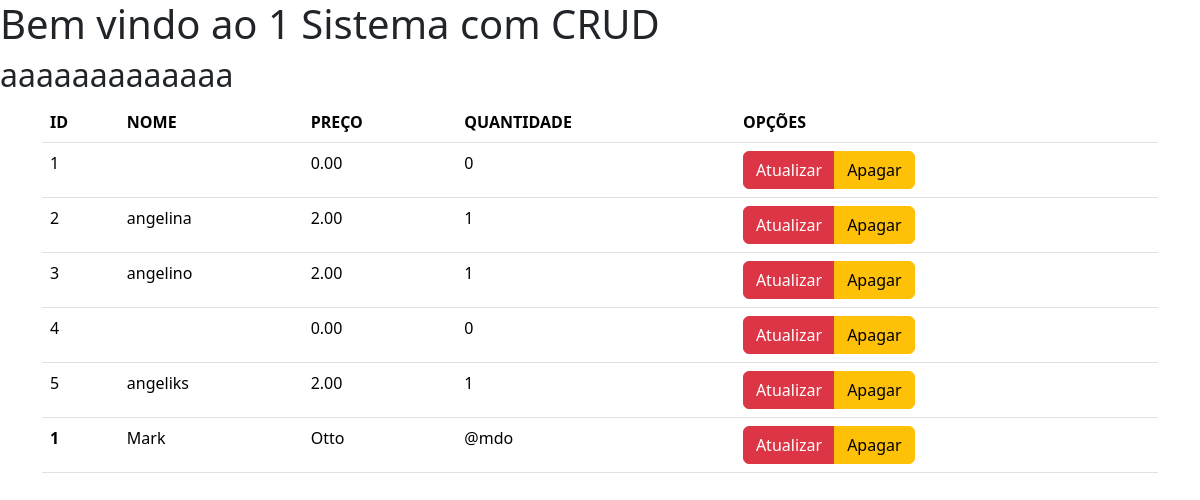
Screenshot of /loja/loja/loja/listar.php with the database file from the repository.
### tables this page shows
CREATE TABLE `produtos` (
  `id` int(11) NOT NULL,
  `nome` varchar(255) NOT NULL,
  `preco` decimal(10,2) NOT NULL,
  `quantidade` int(11) NOT NULL
);

### loja/loja/loja/listar.php (the view)
<?php
    include 'cabecalho.php';
?>
<body>
    <h1>Bem vindo ao 1 Sistema com CRUD</h1>
    <h2>aaaaaaaaaaaaa</h2>
    <div class="container">
        <table class="table">
            <thead>
                <tr>
                    <th scope="col">ID</th>
                    <th scope="col">NOME</th>
                    <th scope="col">PREÇO</th>
                    <th scope="col">QUANTIDADE</th>
                    <th scope="col">OPÇÕES</th>
                </tr>
            </thead>
            <tbody>
            <?php
           require 'conexao.php';
        $sql = "SELECT * FROM produtos";
        $stmt = $pdo->query($sql);
        while ($produto = $stmt->fetch(PDO::FETCH_ASSOC)) {
          echo "<tr>";
          echo "<td>". $produto['id']."</td>";
          echo "<td>". $produto['nome']."</td>";
          echo "<td>". $produto['preco']."</td>";
          echo "<td>". $produto['quantidade']."</td>";
          echo "
          <td>
          <div class='btn-group' role='group'>
          <a href='form_atualizar.php?id=". $produto['id']."' type='button' class='btn btn-danger'>Atualizar</a>
          <a href='#' type='button' class='btn btn-warning'>Apagar</a>
        </div>
          </td>";
          echo "</tr>";
         }
         ?>
                <tr>
                    <th scope="row">1</th>
                    <td>Mark</td>
                    <td>Otto</td>
                    <td>@mdo</td>
                    <td>
                        <div class="btn-group" role="group" aria-label="Basic mixed styles example">
                          <a href="#" type="button" class="btn btn-danger">Atualizar</a>
                          <a href="#" type="button" class="btn btn-warning">Apagar</a>
                        </div>
                    </td>
                </tr>
            </tbody>
        </table>
    </div>
<?php
   include 'pontape.php'
?>

### loja/loja/loja/cabecalho.php (shortened to what this page needs)
<!DOCTYPE html>
<html lang="en">
<head>
    <link href="https://cdn.jsdelivr.net/npm/bootstrap@5.3.7/dist/css/bootstrap.min.css" rel="stylesheet">
</head>

### loja/loja/loja/pontape.php (shortened to what this page needs)
</body>

### rows the page displays
produtos: id "1", preco "0.00", quantidade "0"
produtos: id "2", nome "angelina", preco "2.00", quantidade "1"
produtos: id "3", nome "angelino", preco "2.00", quantidade "1"
produtos: id "4", preco "0.00", quantidade "0"
produtos: id "5", nome "angeliks", preco "2.00", quantidade "1"
